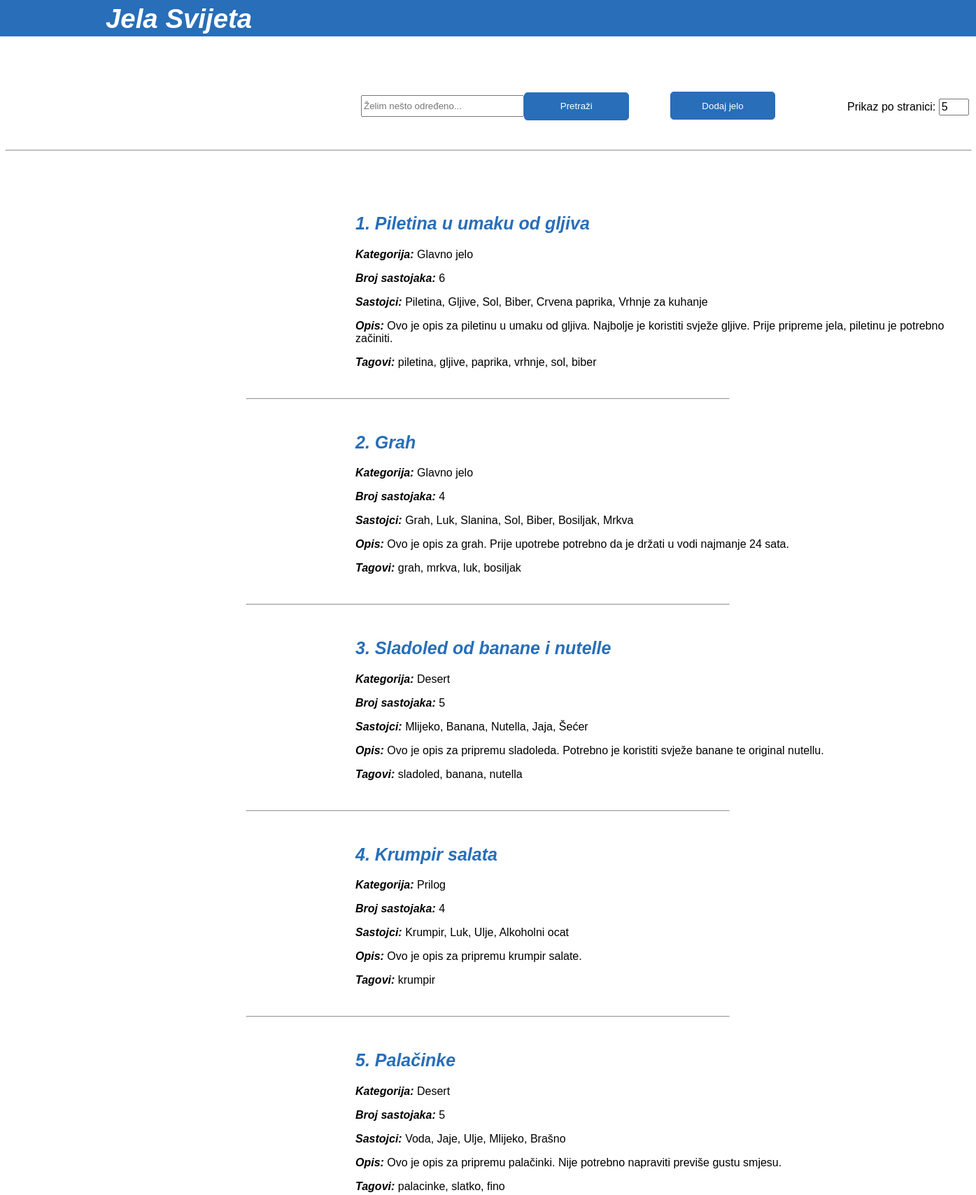
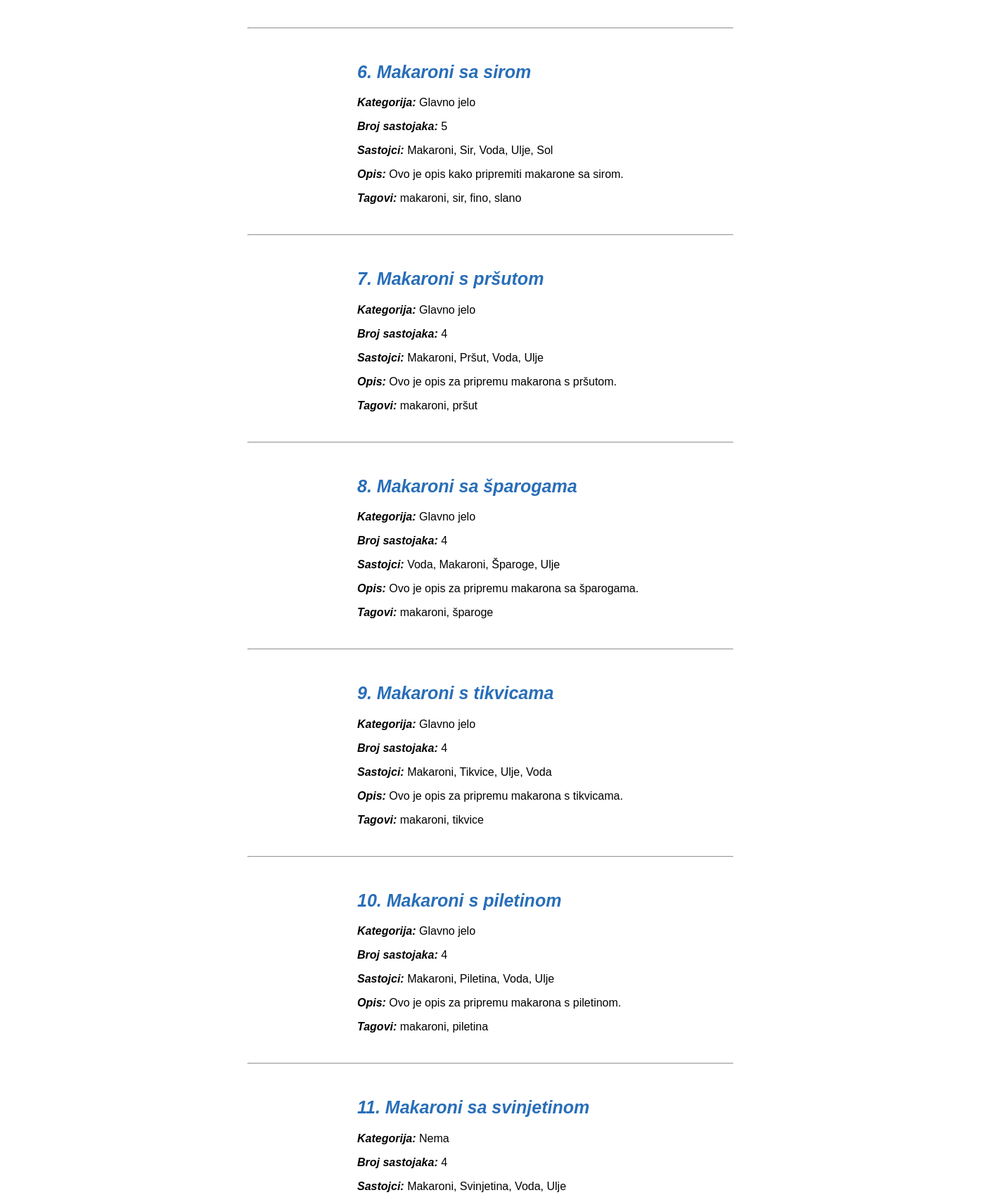
The page / (upper part) on the database its author committed (2 pictures, top to bottom).
### tables this page shows
CREATE TABLE `jelo` (
  `ID` int(11) NOT NULL,
  `Naziv` varchar(100) NOT NULL,
  `Kategorija` varchar(50) NOT NULL,
  `Broj_sastojaka` int(11) NOT NULL,
  `Sastojci` varchar(500) NOT NULL,
  `Opis` varchar(500) NOT NULL,
  `Tagovi` varchar(100) NOT NULL
);

### index.php (the view, shortened to what this page needs)
<?php
    include 'databaseConnection.php';
?>
<!DOCTYPE html>
<html>
    <head>
        <link rel="stylesheet" href="index.css">
    </head>
<body>
    <div class="line">
        <a href="index.php"><i><h1>Jela Svijeta</h1></i></a>
    </div>
    <form action="search.php" method="GET">
        <input type="text" name="tags" id="tags" placeholder="Želim nešto određeno... ">
        <label for="number_of_posts">Prikaz po stranici: </label>
        <input type="text" name="number_of_posts" id="number_of_posts" placeholder="Broj" value="5">
        <input type="submit" name="search" id="search" value="Pretraži">
    </form>
    <a href="createMeal.html">
        <button id="add_meal">Dodaj jelo</button>
    </a>
    <hr class="start_line">
    <div id="box">
<?php
    $index = 1;
    $sql = "SELECT * FROM jelo;";
    $result = mysqli_query($connection, $sql);
    $resultCheck = mysqli_num_rows($result);
    if($resultCheck > 0){
        while($row = mysqli_fetch_assoc($result)){
?>
            <i><h2><?php echo $index; ?>. <?php echo $row['Naziv']; ?></h2></i>
            <p><i><b>Kategorija: </b></i><?php echo  $row['Kategorija'] ?></p>
            <p><i><b>Broj sastojaka: </b></i><?php echo $row['Broj_sastojaka'] ?></p>
            <i><p><b>Sastojci: </b></i>
                <?php echo $row['Sastojci']; ?>
            <i><p><b>Opis: </b></i>
                <?php echo $row['Opis']; ?>
            <i><p><b>Tagovi: </b></i>
                <?php echo $row['Tagovi']; ?>
            <br>
            <hr class="border">
            <br>
<?php
            $index++;
        }
    }
    else {
?>
            <p><?php echo 'Nema objavljenih jela.'; ?></p>
<?php
         }
?>
    </div>
</body>
</html>

### index.css (style rules this page uses)
body { background-color: #FFFFFF; overflow-x: hidden; }
.line { border: 1px solid #286eb8; background-color: #286eb8; width: 1920px; height: 50px; position: fixed; top: 0px; left: 0px; z-index: 1; }
a { text-decoration: none; }
.line h1 { font-family:Impact, Haettenschweiler, 'Arial Narrow Bold', sans-serif; font-size: 2.4em; font-weight: bold; color: #FFFFFF; text-decoration: none; line-height: 0px; margin-left: 150px; }
#add_meal { color: #FFFFFF; position: relative; top: 76px; left: 950px; background-color: #286eb8; width: 150px; height: 40px; border-radius: 5px; border: 1px solid #286eb8; font-family: Verdana, Geneva, Tahoma, sans-serif; z-index: 2; }
h2 { font-family: Verdana, Geneva, Tahoma, sans-serif; font-size: 25px; font-weight: bold; color: #286eb8; }
p { font-family: Verdana, Geneva, Tahoma, sans-serif; }
.start_line { width: 100%; position: relative; top: 111px; }
.border { width: 50%; }
#box { margin-top: 200px; }
#box h2, p { margin-left: 500px; max-width: 905px; word-wrap:break-word; }
#tags { width: 225px; height: 25px; margin: 8px; position: relative; top: 120px; left: 500px; }
#search { color: #FFFFFF; background-color: #286eb8; width: 150px; height: 40px; border-radius: 5px; border: 1px solid #286eb8; font-family: Verdana, Geneva, Tahoma, sans-serif; z-index: 2; position: relative; top: 120px; left: 310px; cursor: pointer; }
#number_of_posts { width: 35px; }
#number_of_posts, label { font-family:Verdana, Geneva, Tahoma, sans-serif; font-size: 1em; position: relative; top: 122px; left: 950px; }

### rows shown on the page
jelo: Naziv "Piletina u umaku od gljiva", Kategorija "Glavno jelo", Broj_sastojaka "6", Sastojci "Piletina, Gljive, Sol, Biber, Crvena paprika, Vrhnje za kuhanje", Opis "Ovo je opis za piletinu u umaku od gljiva. Najbolje je koristiti svježe gljive. Prije pripreme jela, piletinu je potrebno začiniti.", Tagovi "piletina, gljive, paprika, vrhnje, sol, biber"
jelo: Naziv "Grah", Kategorija "Glavno jelo", Broj_sastojaka "4", Sastojci "Grah, Luk, Slanina, Sol, Biber, Bosiljak, Mrkva", Opis "Ovo je opis za grah. Prije upotrebe potrebno da je držati u vodi najmanje 24 sata.", Tagovi "grah, mrkva, luk, bosiljak"
jelo: Naziv "Sladoled od banane i nutelle", Kategorija "Desert", Broj_sastojaka "5", Sastojci "Mlijeko, Banana, Nutella, Jaja, Šećer", Opis "Ovo je opis za pripremu sladoleda. Potrebno je koristiti svježe banane te original nutellu.", Tagovi "sladoled, banana, nutella"
jelo: Naziv "Krumpir salata", Kategorija "Prilog", Broj_sastojaka "4", Sastojci "Krumpir, Luk, Ulje, Alkoholni ocat", Opis "Ovo je opis za pripremu krumpir salate.", Tagovi "krumpir"
jelo: Naziv "Palačinke", Kategorija "Desert", Broj_sastojaka "5", Sastojci "Voda, Jaje, Ulje, Mlijeko, Brašno", Opis "Ovo je opis za pripremu palačinki. Nije potrebno napraviti previše gustu smjesu.", Tagovi "palacinke, slatko, fino"
jelo: Naziv "Makaroni sa sirom", Kategorija "Glavno jelo", Broj_sastojaka "5", Sastojci "Makaroni, Sir, Voda, Ulje, Sol", Opis "Ovo je opis kako pripremiti makarone sa sirom.", Tagovi "makaroni, sir, fino, slano"
jelo: Naziv "Makaroni s pršutom", Kategorija "Glavno jelo", Broj_sastojaka "4", Sastojci "Makaroni, Pršut, Voda, Ulje", Opis "Ovo je opis za pripremu makarona s pršutom.", Tagovi "makaroni, pršut"
jelo: Naziv "Makaroni sa šparogama", Kategorija "Glavno jelo", Broj_sastojaka "4", Sastojci "Voda, Makaroni, Šparoge, Ulje", Opis "Ovo je opis za pripremu makarona sa šparogama.", Tagovi "makaroni, šparoge"
jelo: Naziv "Makaroni s tikvicama", Kategorija "Glavno jelo", Broj_sastojaka "4", Sastojci "Makaroni, Tikvice, Ulje, Voda", Opis "Ovo je opis za pripremu makarona s tikvicama.", Tagovi "makaroni, tikvice"
jelo: Naziv "Makaroni s piletinom", Kategorija "Glavno jelo", Broj_sastojaka "4", Sastojci "Makaroni, Piletina, Voda, Ulje", Opis "Ovo je opis za pripremu makarona s piletinom.", Tagovi "makaroni, piletina"
jelo: Naziv "Makaroni sa svinjetinom", Kategorija "Nema", Broj_sastojaka "4", Sastojci "Makaroni, Svinjetina, Voda, Ulje"
